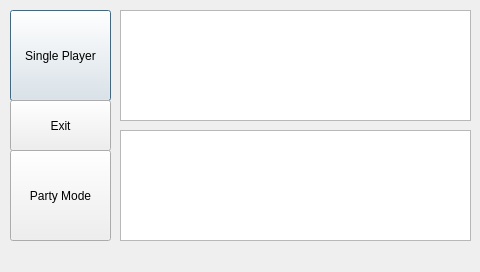
<?xml version="1.0" encoding="UTF-8"?>
<ui version="4.0">
 <class>gameChoice</class>
 <widget class="QDialog" name="gameChoice">
  <property name="geometry">
   <rect>
    <x>0</x>
    <y>0</y>
    <width>480</width>
    <height>272</height>
   </rect>
  </property>
  <property name="maximumSize">
   <size>
    <width>480</width>
    <height>272</height>
   </size>
  </property>
  <property name="windowTitle">
   <string>Select Mode</string>
  </property>
  <property name="autoFillBackground">
   <bool>false</bool>
  </property>
  <widget class="QPushButton" name="choiceOne">
   <property name="geometry">
    <rect>
     <x>10</x>
     <y>10</y>
     <width>101</width>
     <height>91</height>
    </rect>
   </property>
   <property name="text">
    <string>Single Player</string>
   </property>
  </widget>
  <widget class="QPushButton" name="choiceTwo">
   <property name="geometry">
    <rect>
     <x>10</x>
     <y>150</y>
     <width>101</width>
     <height>91</height>
    </rect>
   </property>
   <property name="text">
    <string>Party Mode</string>
   </property>
  </widget>
  <widget class="QPushButton" name="choiceExitBut">
   <property name="geometry">
    <rect>
     <x>10</x>
     <y>100</y>
     <width>101</width>
     <height>51</height>
    </rect>
   </property>
   <property name="text">
    <string>Exit</string>
   </property>
  </widget>
  <widget class="QGraphicsView" name="graphicsView">
   <property name="geometry">
    <rect>
     <x>120</x>
     <y>10</y>
     <width>351</width>
     <height>111</height>
    </rect>
   </property>
   <property name="styleSheet">
    <string notr="true">border-image: url(:/new/prefix1/SinglePlayerGoofy.png);</string>
   </property>
  </widget>
  <widget class="QGraphicsView" name="graphicsView_2">
   <property name="geometry">
    <rect>
     <x>120</x>
     <y>130</y>
     <width>351</width>
     <height>111</height>
    </rect>
   </property>
   <property name="styleSheet">
    <string notr="true">border-image: url(:/new/prefix1/TwoGunGoofy.png);</string>
   </property>
  </widget>
 </widget>
 <resources/>
 <connections/>
</ui>
